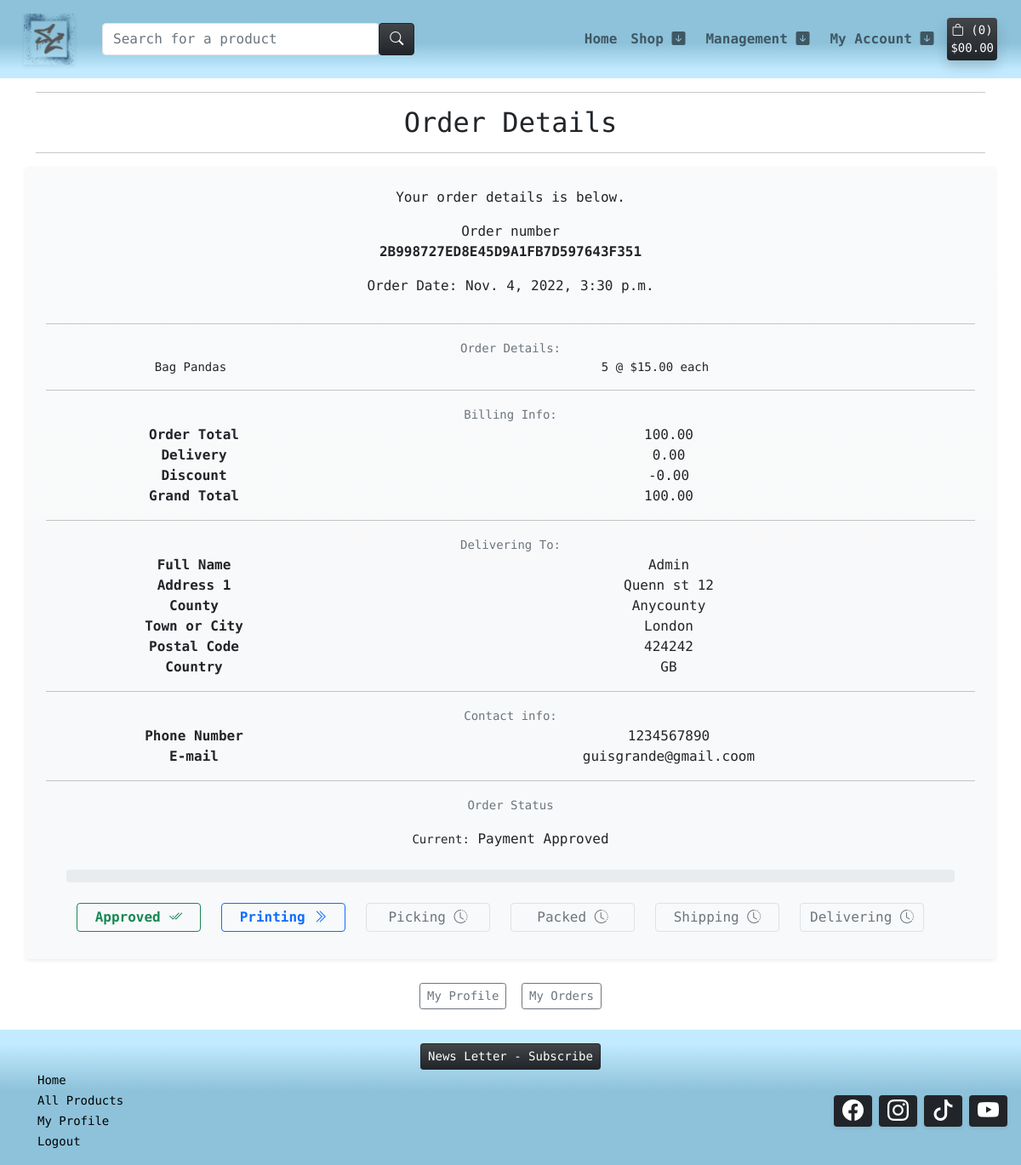
Page /profile/order/2B998727ED8E45D9A1FB7D597643F351 (signed in) on the committed database.
### checkout/models.py (models this page shows, shortened)
class Order(models.Model):
    order_number = models.CharField(max_length=32, null=False, editable=False)
    user_profile = models.ForeignKey(UserProfile, on_delete=models.SET_NULL,
                                     null=True, blank=True, related_name='orders')
    full_name = models.CharField(max_length=50, null=False, blank=False)
    email = models.EmailField(max_length=254, null=False, blank=False)
    phone_number = models.CharField(max_length=20, null=False, blank=False)
    country = CountryField(blank_label='Country *', null=False, blank=False)
    postcode = models.CharField(max_length=20, null=True, blank=True)
    town_or_city = models.CharField(max_length=40, null=False, blank=False)
    street_address1 = models.CharField(max_length=80, null=False, blank=False)
    street_address2 = models.CharField(max_length=80, null=True, blank=True)
    county = models.CharField(max_length=80, null=True, blank=True)
    date = models.DateTimeField(auto_now_add=True)
    valid_coupon = models.CharField(max_length=25, null=True, blank=True)
    discount_total = models.DecimalField(max_digits=6, decimal_places=2, null=False, default=0)
    delivery_cost = models.DecimalField(max_digits=6, decimal_places=2, null=False, default=0)
    order_total = models.DecimalField(max_digits=10, decimal_places=2, null=False, default=0)
    grand_total = models.DecimalField(max_digits=10, decimal_places=2, null=False, default=0)
    original_bag = models.TextField(null=False, blank=False, default='')
    stripe_pid = models.CharField(max_length=254, null=False, blank=False, default='')
    STATUS_A = 'Payment Approved'
    STATUS_ONE = 'Order printed'
    STATUS_TWO = 'Order picked'
    STATUS_THREE = 'Order packed'
    STATUS_FOUR = 'Order shipped'
    STATUS_FIVE = 'Order delivered'
    ORDER_STATUS = [
        (STATUS_A, 'Payment Approved'),
        (STATUS_ONE, 'Order printed'),
        (STATUS_TWO, 'Order picked'),
        (STATUS_THREE, 'Order packed'),
        (STATUS_FOUR, 'Order shipped'),
        (STATUS_FIVE, 'Order delivered')
        ]
    status = models.CharField(
        max_length=25,
        choices=ORDER_STATUS,
        blank=False, default=STATUS_A
        )

class OrderLineItem(models.Model):
    order = models.ForeignKey(Order, null=False, blank=False, on_delete=models.CASCADE, related_name='lineitems')
    product = models.ForeignKey(Product, null=False, blank=False, on_delete=models.CASCADE)
    quantity = models.IntegerField(null=False, blank=False, default=0)
    lineitem_total = models.DecimalField(max_digits=6, decimal_places=2, null=False, blank=False, editable=False)

### products/models.py (models this page shows, shortened)
class Product(models.Model):
    sku = models.SmallAutoField(primary_key=True)
    name = models.CharField(max_length=150, unique=True)
    release_date = models.DateTimeField(auto_now_add=True)
    category = models.ForeignKey('Category', null=True, blank=True, on_delete=models.SET_NULL)
    quantity_available = models.IntegerField(default=100,
            validators=[
            MinValueValidator(0)
        ])
    description = models.TextField()
    price = models.DecimalField(max_digits=6, decimal_places=2)
    offer = models.ForeignKey(Offer, null=True, blank=True, on_delete=models.SET_NULL)
    product_image = models.ImageField(null=True, blank=True)
    product_image_url = models.URLField(max_length=1024, null=True, blank=True)
    slug = models.SlugField(max_length=254, null=True, blank=True, unique=True)
    class Meta:
        ordering = ['-release_date']
    def cal_discount_price(self):
        return self.price - ((self.price * self.offer.offer_discount) / 100)

class Offer(models.Model):
    offer_sku = models.SmallAutoField(primary_key=True)
    offer_name = models.CharField(max_length=50,)
    offer_display = models.CharField(max_length=254, null=True, blank=True)
    offer_discount = models.IntegerField(default=0,
        validators=[
            MaxValueValidator(80),
            MinValueValidator(0)
        ])

### profiles/views.py (the view, shortened to what this page needs)
# urls.py: path('order/<order_number>', views.OrderDetails.as_view(), name='order_details'),
class OrderDetails(LoginRequiredMixin, View):
    def get(self, request, order_number, *args, **kwargs):
        queryset = Order.objects.all()
        order = get_object_or_404(queryset, order_number=order_number)
        if not request.user.is_superuser:
            if order.user_profile.user == self.request.user:
                return render(request, 'profiles/order_details.html', {
                    "order": order,
                })
            else:
                messages.error(request, mark_safe("""This order wasn't placed
                                        by you.<br/> Check order information
                                        again.<br/> My Account > My Profile >
                                        My Orders"""))
                return HttpResponseRedirect(reverse('home'))
        else:
            return render(request, 'profiles/order_details.html', {
                    "order": order,
                })

### templates/profiles/order_details.html (shortened to what this page needs)
{% extends "base.html" %}
{% load i18n %}
{% block content %}
<div class="container text-center">
    <hr>
    <h2 class="m-2">Order Details</h2>
    <hr>
</div>
<div class="container-fluid text-center" id="order-details">
    <div class="row">
        <div class="container">
            <div class="container bg-light bg-gradient rounded shadow-sm">
                <div class="row">
                    <div class="col">
                        <p class="text-black mt-4">Your order details is below.</p>
                    </div>
                </div>
                <div class="row">
                    <p class="fw-light m-0">Order number</p>
                    <p class="fw-bold">{{ order.order_number }}</p>
                </div>
                <div class="row">
                    <div class="col">
                        <p class="fw-light">Order Date: {{ order.date }}</p>
                    </div>
                </div>
                <hr>
                <div class="row">
                    <div class="col">
                        <small class="text-muted">Order Details:</small>
                    </div>
                    {% for item in order.lineitems.all %}
                    <div class="row">
                        <div class="col-12 col-md-4">
                            <p class="small mb-0 text-black font-weight-bold">
                                {{ item.product.name }}
                            </p>
                        </div>
                        <div class="col-12 col-md-8 text-md-right">
                            {% if item.product.offer  %}
                            <p class="small mb-0">{{ item.quantity }} @ ${{ item.product.cal_discount_price }} each</p>
                            {% else %}
                            <p class="small mb-0">{{ item.quantity }} @ ${{ item.product.price }} each</p>
                            {% endif %}
                        </div>
                    </div>
                    {% endfor %}
                </div>
                <hr>
                <div class="row">
                    <div class="col">
                        <small class="text-muted">Billing Info:</small>
                    </div>
                </div>
                <div class="row">
                    <div class="col-12 col-md-4">
                        <p class="mb-0 fw-bold">Order Total</p>
                    </div>
                    <div class="col-12 col-md-8 text-md-right">
                        <p class="mb-0">{{ order.order_total }}</p>
                    </div>
                </div>
                <div class="row">
                    <div class="col-12 col-md-4">
                        <p class="mb-0 fw-bold">Delivery</p>
                    </div>
                    <div class="col-12 col-md-8 text-md-right">
                        <p class="mb-0">{{ order.delivery_cost }}</p>
                    </div>
                </div>
                <div class="row">
                    <div class="col-12 col-md-4">
                        <p class="mb-0 fw-bold">Discount</p>
                    </div>
                    <div class="col-12 col-md-8 text-md-right">
                        <p class="mb-0">-{{ order.discount_total }}</p>
                    </div>
                </div>
                <div class="row">
                    <div class="col-12 col-md-4">
                        <p class="mb-0 fw-bold">Grand Total</p>
                    </div>
                    <div class="col-12 col-md-8 text-md-right">
                        <p class="mb-0">{{ order.grand_total }}</p>
                    </div>
                </div>
                <hr>
                <div class="row">
                    <div class="col">
                        <small class="text-muted">Delivering To:</small>
                    </div>
                </div>
                <div class="row">
                    <div class="col-12 col-md-4">
                        <p class="mb-0 fw-bold">Full Name</p>
                    </div>
                    <div class="col-12 col-md-8 text-md-right">
                        <p class="mb-0">{{ order.full_name }}</p>
                    </div>
                </div>
                <div class="row">
                    <div class="col-12 col-md-4">
                        <p class="mb-0 fw-bold">Address 1</p>
                    </div>
                    <div class="col-12 col-md-8 text-md-right">
                        <p class="mb-0">{{ order.street_address1 }}</p>
                    </div>
                </div>
                {% if order.county %}
                <div class="row">
                    <div class="col-12 col-md-4">
                        <p class="mb-0 fw-bold">County</p>
                    </div>
                    <div class="col-12 col-md-8 text-md-right">
                        <p class="mb-0">{{ order.county }}</p>
                    </div>
                </div>
                {% endif %}
                <div class="row">
                    <div class="col-12 col-md-4">
                        <p class="mb-0 fw-bold">Town or City</p>
                    </div>
                    <div class="col-12 col-md-8 text-md-right">
                        <p class="mb-0">{{ order.town_or_city }}</p>
                    </div>
                </div>
                {% if order.postcode %}
                <div class="row">
                    <div class="col-12 col-md-4">
                        <p class="mb-0 fw-bold">Postal Code</p>
                    </div>
                    <div class="col-12 col-md-8 text-md-right">
                        <p class="mb-0">{{ order.postcode }}</p>
                    </div>
                </div>
                {% endif %}
                <div class="row">
                    <div class="col-12 col-md-4">
                        <p class="mb-0 fw-bold">Country</p>
                    </div>
                    <div class="col-12 col-md-8 text-md-right">
                        <p class="mb-0">{{ order.country }}</p>
                    </div>
                </div>
                <hr>
                <div class="row">
                    <div class="col">
                        <small class="text-muted">Contact info:</small>
                    </div>
                </div>
                <div class="row">
                    <div class="col-12 col-md-4">
                        <p class="mb-0 fw-bold">Phone Number</p>
                    </div>
                    <div class="col-12 col-md-8 text-md-right">
                        <p class="mb-0">{{ order.phone_number }}</p>
                    </div>
                </div>
                <div class="row">
                    <div class="col-12 col-md-4">
                        <p class="mb-0 fw-bold">E-mail</p>
                    </div>
                    <div class="col-12 col-md-8 text-md-right">
                        <p class="mb-0">{{ order.email }}</p>
                    </div>
                </div>
                <hr>
                <div class="row">
                    <div class="col">
                        <small class="text-muted">Order Status</small>
                    </div>
                </div>
                <div class="row">
                    <div class="col">
                        <p class="mb-0 mt-3"><small>Current:</small> {{ order.status }}</p>
                    </div>
                </div>
                <div class="progress m-4" style="height: 15px;">
                </div>
                <div class="row m-4">
                    {% if order.status == "Payment Approved" %}
                    <div class="row d-flex row mb-3">
                        <div class="col"><p class="fw-bold text-success p-1 border border-success rounded">Approved <i class="bi bi-check2-all"></i></p></div>
                        <div class="col"><p class="fw-bold text-primary p-1 border border-primary rounded">Printing <i class="bi bi-chevron-double-right"></i></p></div>
                        <div class="col"><p class="text-muted p-1 border border-secundary rounded">Picking <i class="bi bi-clock-history"></i></p></div>
                        <div class="col"><p class="text-muted p-1 border border-secundary rounded">Packed <i class="bi bi-clock-history"></i></p></div>
                        <div class="col"><p class="text-muted p-1 border border-secundary rounded">Shipping <i class="bi bi-clock-history"></i></p></div>
                        <div class="col"><p class="text-muted p-1 border border-secundary rounded">Delivering <i class="bi bi-clock-history"></i></p>
                    </div>
                    {% endif %}
                </div>
            </div>
        </div>
        <div class="container text-center">
            <a class="btn btn-sm btn-outline-secondary m-1 mb-4" href="{% url 'profile' %}">My Profile</a>
            <a class="btn btn-sm btn-outline-secondary m-1 mb-4" href="{% url 'orders_list' %}">My Orders</a>
        </div>
    </div>
</div>
{%endblock%}

### static/css/style.css (style rules this page uses)
body { font-family: 'Syne Mono', sans-serif; }

### rows in the picture
Order: order_number "2B998727ED8E45D9A1FB7D597643F351", date "Nov. 4, 2022, 3:30 p.m.", order_total "100.00", delivery_cost "0.00", discount_total "0.00", grand_total "100.00", full_name "Admin", street_address1 "Quenn st 12", county "Anycounty", town_or_city "London", postcode "424242", country "GB", phone_number "1234567890", email "guisgrande@gmail.coom", status "Payment Approved"
OrderLineItem: product.name "Bag Pandas", quantity "5", product.cal_discount_price "15.00"

### other values in the picture
{{ product_count }} "0"
